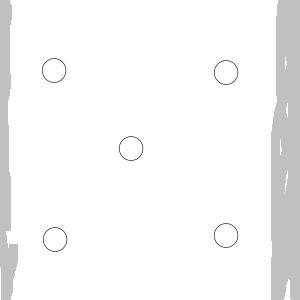
#> input picture cook_gpt/cookgpt_service/substanceDiscrim/Hough/content/correct/correct7.jpg, 300 x 300 px
$ python HoughCircle.py
#> lines starting #> are read from the running program, lines starting #| are printed output that depends on the picture; after the words box and inside, x2 and y2 are one past the last pixel; in counts of white or black regions, pixels touching at a corner belong together
#-*-coding:utf-8-*-

import cv2
import numpy as np

img = cv2.imread('content/correct/correct7.jpg',0)
#> img is the input picture: shape (300, 300); min 77, max 255, mean 246.5
# img = cv2.imread('content/error/error6.jpg',0)
cimg = cv2.cvtColor(img,cv2.COLOR_GRAY2BGR)

cnt = 0
correct = 5

circles = cv2.HoughCircles(img, cv2.HOUGH_GRADIENT, 1, 100, param1=20, param2=15, minRadius=5, maxRadius=15)
#> circles = [[53.5, 241.5, 13.2], [225.5, 235.5, 11], [130.5, 149.5, 12.1], [53.5, 70.5, 11], [225.5, 71.5, 11]]
circles = np.uint16(np.around(circles))
#> circles = [[54, 242, 13], [226, 236, 11], [130, 150, 12], [54, 70, 11], [226, 72, 11]]

for i in circles[0,:]:
    cv2.circle(cimg,(i[0],i[1]),i[2],(0,255,0),1)
    cv2.circle(cimg,(i[0],i[1]),2,(0,0,255),2)
    cnt = cnt + 1
#> this loop made 5 passes
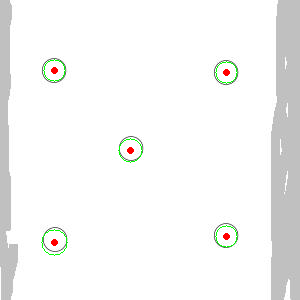
#> cimg: shape (300, 300, 3); 0.56% of pixels changed, all inside (x1, y1, x2, y2) = (41, 59, 238, 256)
#> after the loop, cnt = 5

if cnt != correct :
    print("[ERROR] 이물질이 있습니다!!")
else :
    print("[CORRECT] 아무 이상 없습니다!!")

while True :
    cimg = cv2.resize(cimg, (600, 600))
#> cimg: shape (600, 600, 3)
    cv2.imshow('test img', cimg)
    cv2.waitKey(0)
    if cv2.waitKey() == 27:
#> (key Esc is pressed here)
        cv2.destroyAllWindows()
        break

$ run again, with cook_gpt/cookgpt_service/substanceDiscrim/Hough/content/error/error6.jpg copied over cook_gpt/cookgpt_service/substanceDiscrim/Hough/content/correct/correct7.jpg
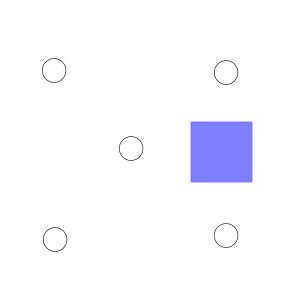
#> input picture cook_gpt/cookgpt_service/substanceDiscrim/Hough/content/error/error6.jpg, 300 x 300 px
#> `img = cv2.imread('content/correct/correct7.jpg',0)`:
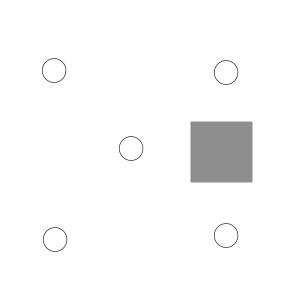
#> img: shape (300, 300); min 77, max 255, mean 249.5
#> `circles = cv2.HoughCircles(img, cv2.HOUGH_GRADIENT, 1, 100, param1=20,..`: circles = [[53.5, 241.5, 13.2], [225.5, 235.5, 11], [130.5, 149.5, 12.1], [53.5, 70.5, 11], [225.5, 71.5, 11]]
#> `circles = np.uint16(np.around(circles))`: circles = [[54, 242, 13], [226, 236, 11], [130, 150, 12], [54, 70, 11], [226, 72, 11]]
#> the loop `for i in circles[0,:]:` made 5 passes
#> after the loop `for i in circles[0,:]:`:
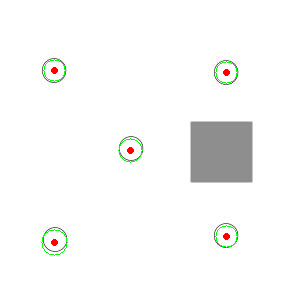
#> cimg: shape (300, 300, 3); mean B, G, R 248.2, 249.1, 248.7
#> after the loop `for i in circles[0,:]:`: cnt = 5

$ run again, with cook_gpt/cookgpt_service/substanceDiscrim/Hough/content/correct/correct1.jpg copied over cook_gpt/cookgpt_service/substanceDiscrim/Hough/content/correct/correct7.jpg
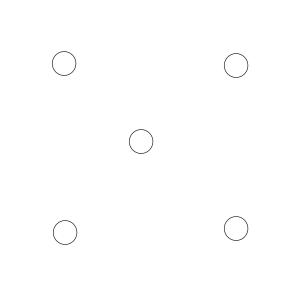
#> input picture cook_gpt/cookgpt_service/substanceDiscrim/Hough/content/correct/correct1.jpg, 300 x 300 px
#> img is the input picture: shape (300, 300); min 72, max 255, mean 254.3
#> `circles = cv2.HoughCircles(img, cv2.HOUGH_GRADIENT, 1, 100, param1=20,..`: circles = [[235.5, 229.5, 12.1], [235.5, 65.5, 11], [64.5, 232.5, 11], [63.5, 63.5, 11], [140.5, 140.5, 11]]
#> `circles = np.uint16(np.around(circles))`: circles = [[236, 230, 12], [236, 66, 11], [64, 232, 11], [64, 64, 11], [140, 140, 11]]
#> the loop `for i in circles[0,:]:` made 5 passes
#> after the loop `for i in circles[0,:]:`:
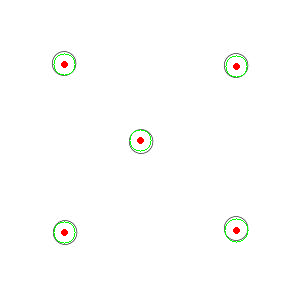
#> cimg: shape (300, 300, 3); 0.54% of pixels changed, all inside (x1, y1, x2, y2) = (53, 53, 249, 244)
#> after the loop `for i in circles[0,:]:`: cnt = 5
